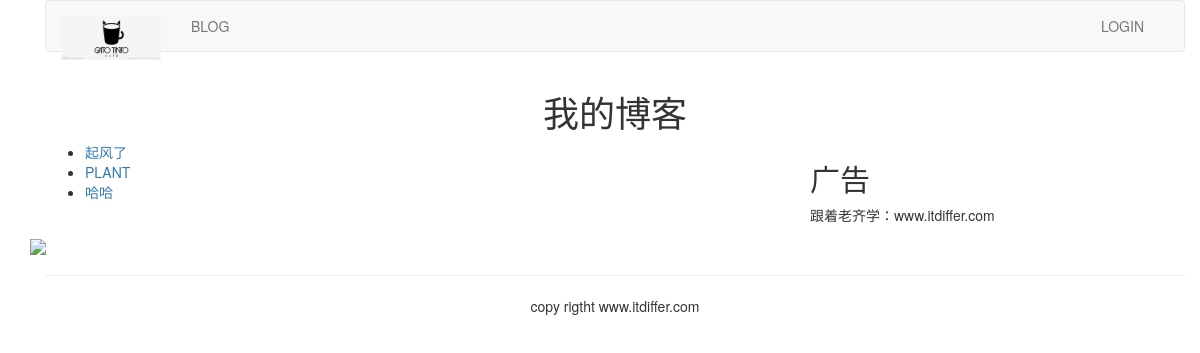
Screenshot of /blog/ with the database file from the repository.
### blog/models.py (models this page shows, shortened)
class BlogArticles(models.Model):
    title = models.CharField(max_length=300)
    author = models.ForeignKey(User, related_name="blog_posts", on_delete=models.CASCADE)
    body = models.TextField()
    publish = models.DateTimeField(default=timezone.now())
    class Meta:
        ordering = ("-publish",)

### blog/views.py (the view)
def blog_title(request):
    blogs = BlogArticles.objects.all()
    return render(request, "blog/title.html", {"blogs": blogs})

### templates/blog/title.html (shortened to what this page needs)
{% extends "base.html" %}
{% block content %}
    <div class="row text-center vertical-sm">
        <h1>我的博客</h1>
    </div>
    <div class="row">
        <div class="col-xs-12 col-md-8">
            <ul>
                {% for blog in blogs %}
                    <li><a href="{{ blog.id }}">{{ blog.title }}</a></li>
                {% endfor %}
            </ul>
        </div>
        <h2>广告</h2>
        <p>跟着老齐学：www.itdiffer.com</p>
        <img width="200px"
             src="https://timgsa.baidu.com/timg?image&quality=80&size=b9999_10000&sec=1521611634076&di=40311994f4e345a4fc39cb0570258e85&imgtype=0&src=http%3A%2F%2Fimg.zcool.cn%2Fcommunity%2F01d7e156cab0ee32f875520f821886.jpg%402o.jpg">
    </div>
{% endblock %}

### rows the page displays
BlogArticles: title "起风了"
BlogArticles: title "PLANT"
BlogArticles: title "哈哈"
